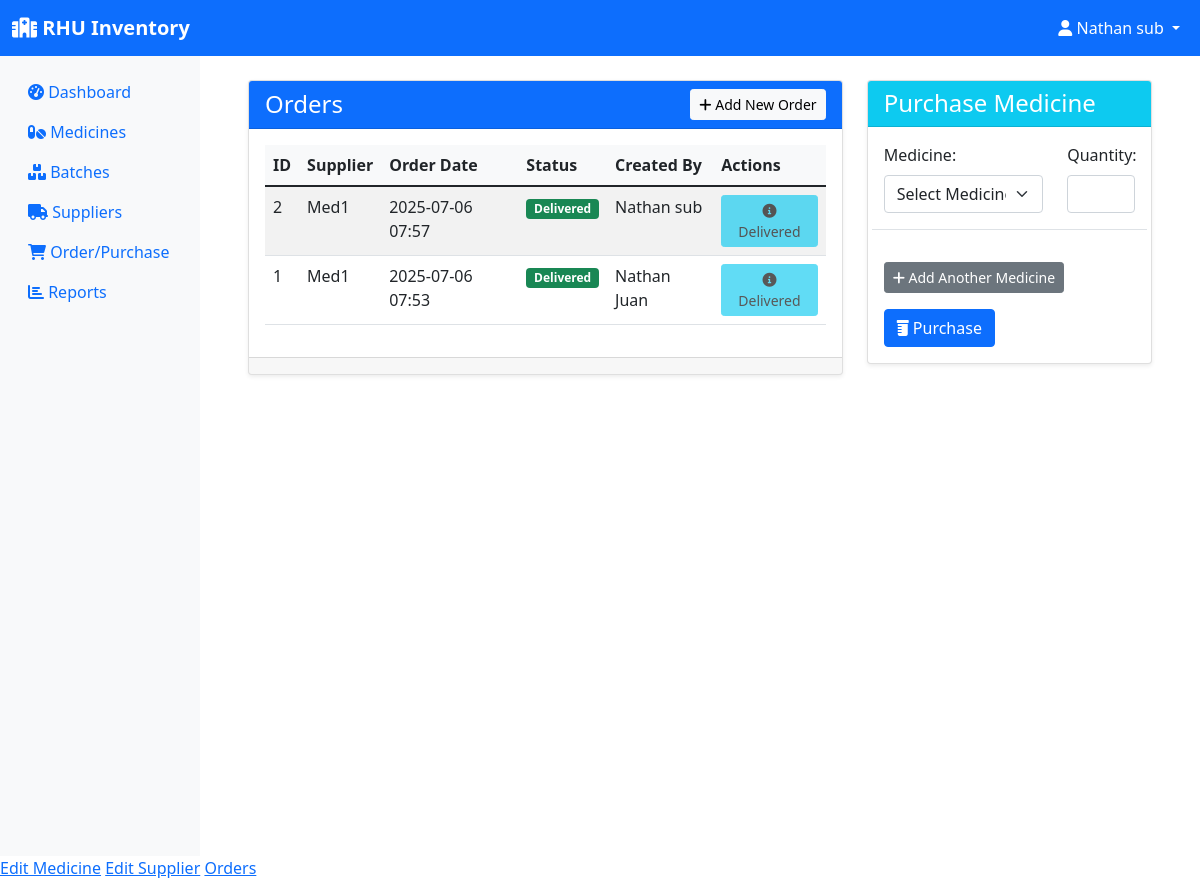
Before: /orders (signed in) with the older database file.
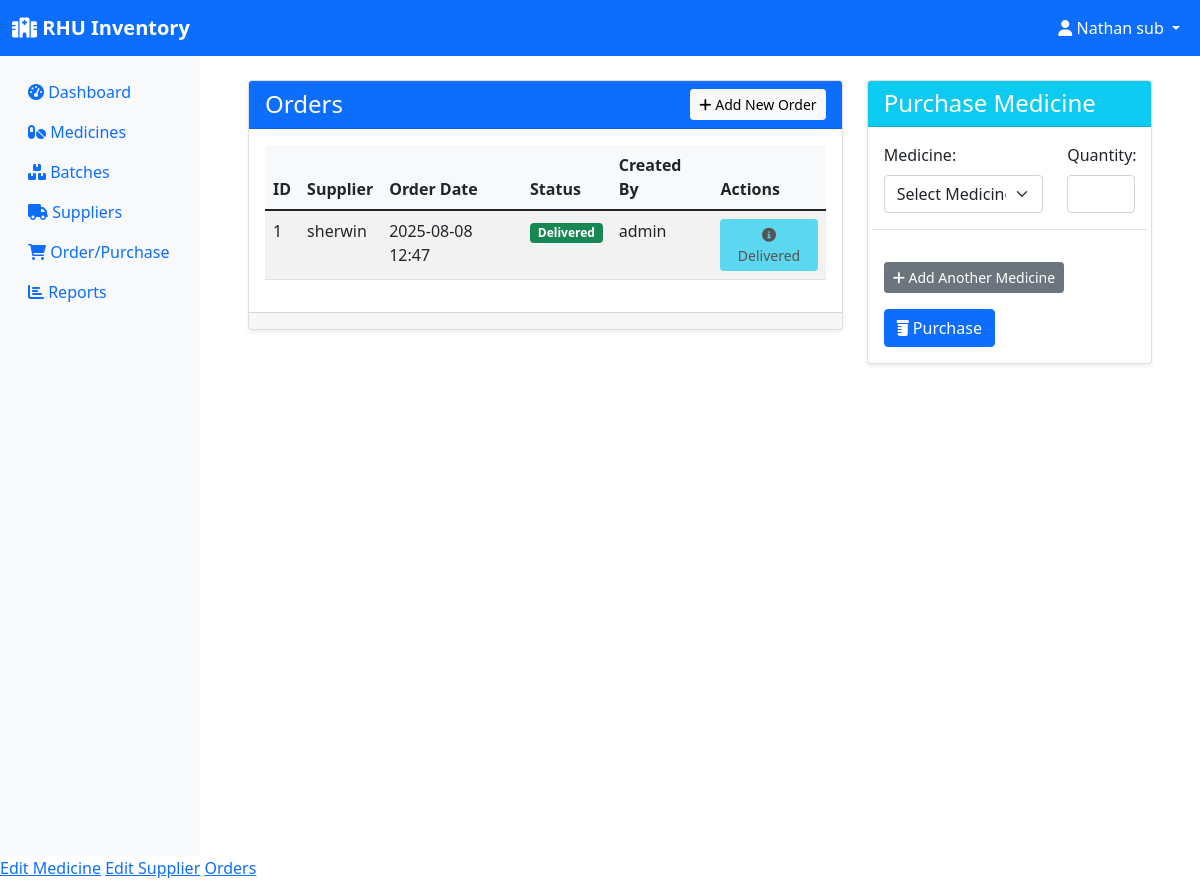
After: the same page with the newer database file.
### models.py (models this page shows, shortened)
class Order(db.Model):
    id = db.Column(db.Integer, primary_key=True)
    supplier_id = db.Column(db.Integer, db.ForeignKey('supplier.id'), nullable=False)
    order_date = db.Column(db.DateTime, default=datetime.utcnow)
    status = db.Column(db.String(20), default='pending')  # pending, delivered, cancelled
    created_by = db.Column(db.Integer, db.ForeignKey('user.id'), nullable=False)
    items = db.relationship('OrderItem', backref='order', lazy=True, cascade='all, delete-orphan')
    creator = db.relationship('User', backref='orders')

class Supplier(db.Model):
    id = db.Column(db.Integer, primary_key=True)
    name = db.Column(db.String(100), nullable=False)
    contact_person = db.Column(db.String(100))
    phone = db.Column(db.String(20))
    email = db.Column(db.String(120))
    address = db.Column(db.String(200))
    created_at = db.Column(db.DateTime, default=datetime.utcnow)
    medicines = db.relationship('Medicine', backref='supplier', lazy=True)
    orders = db.relationship('Order', backref='supplier', lazy=True)

class User(UserMixin, db.Model):
    id = db.Column(db.Integer, primary_key=True)
    username = db.Column(db.String(150), unique=True, nullable=False)
    password = db.Column(db.String(256), nullable=False)
    role = db.Column(db.String(20), nullable=False, default='employee')  # pharmacist, manager, assistant
    email = db.Column(db.String(120), unique=True, nullable=False)
    created_at = db.Column(db.DateTime, default=datetime.utcnow)

### app.py (the view)
@app.route('/orders')
@login_required
def orders():
    orders = Order.query.order_by(Order.order_date.desc()).all()
    medicines = db.session.query(Medicine).join(Batch).group_by(Medicine.id).having(func.sum(Batch.quantity) > 0).all()
    return render_template('orders.html', orders=orders, medicines=medicines)

### app.py (called while the page is built)
@login_manager.user_loader
def load_user(user_id):
    return User.query.get(int(user_id))

### models.py (called while the page is built)
    @property
    def total_quantity(self):
        return sum(batch.quantity for batch in self.batches)

### templates/orders.html (shortened to what the changed rows need)
{% extends "base.html" %}
{% block content %}
<div class="container-fluid mt-4">
    <div class="row">
        <div class="col-md-8">
            <div class="card shadow-sm">
                <div class="card-body">
                    <div class="table-responsive">
                        <table class="table table-hover table-striped">
                            <thead>
                                <tr>
                                    <th>ID</th>
                                    <th>Supplier</th>
                                    <th>Order Date</th>
                                    <th>Status</th>
                                    <th>Created By</th>
                                    <th>Actions</th>
                                </tr>
                            </thead>
                            <tbody>
                                {% for order in orders %}
                                <tr>
                                    <td>{{ order.id }}</td>
                                    <td>{{ order.supplier.name }}</td>
                                    <td>{{ order.order_date.strftime('%Y-%m-%d %H:%M') }}</td>
                                    <td>
                                        <span class="badge {% if order.status == 'pending' %}bg-warning{% elif order.status == 'delivered' %}bg-success{% elif order.status == 'cancelled' %}bg-danger{% else %}bg-secondary{% endif %}">
                                            {{ order.status.capitalize() }}
                                        </span>
                                    </td>
                                    <td>{{ order.creator.username }}</td>
                                    <td>
                                        {% if order.status == 'pending' %}
                                            {% if current_user.role in ['admin', 'sub-admin'] %}
                                                <form action="{{ url_for('process_order', id=order.id) }}" method="POST" style="display:inline;">
                                                    <button type="submit" class="btn btn-success btn-sm" title="Process Order">
                                                        <i class="fas fa-check-circle"></i> Process
                                                    </button>
                                                </form>
                                            {% endif %}
                                            {% if current_user.role == 'admin' %}
                                                <form action="{{ url_for('cancel_order', id=order.id) }}" method="POST" style="display:inline;" onsubmit="return confirm('Are you sure you want to cancel this order?');">
                                                    <button type="submit" class="btn btn-danger btn-sm" title="Cancel Order">
                                                        <i class="fas fa-times-circle"></i> Cancel
                                                    </button>
                                                </form>
                                            {% endif %}
                                        {% else %}
                                            <button class="btn btn-info btn-sm" disabled>
                                                <i class="fas fa-info-circle"></i> {{ order.status.capitalize() }}
                                            </button>
                                        {% endif %}
                                    </td>
                                </tr>
                                {% endfor %}
                            </tbody>
                        </table>
                    </div>
                </div>
            </div>
        </div>
    </div>
</div>
{% endblock %}

Changed rows visible on the page:
removed Order: id "2", supplier.name "Med1", order_date "2025-07-06 07:57", status "Delivered", creator.username "Nathan sub"
changed Order "Delivered": supplier.name "Med1" → "sherwin"; order_date "2025-07-06 07:53" → "2025-08-08 12:47"; creator.username "Nathan Juan" → "admin"
